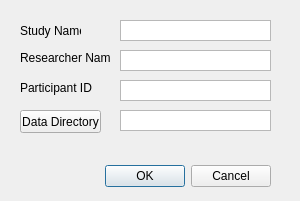
<?xml version="1.0" encoding="UTF-8"?>
<ui version="4.0">
 <class>SessionWindow</class>
 <widget class="QDialog" name="SessionWindow">
  <property name="geometry">
   <rect>
    <x>0</x>
    <y>0</y>
    <width>300</width>
    <height>201</height>
   </rect>
  </property>
  <property name="windowTitle">
   <string>Dialog</string>
  </property>
  <widget class="QDialogButtonBox" name="buttonBox">
   <property name="geometry">
    <rect>
     <x>-70</x>
     <y>160</y>
     <width>341</width>
     <height>32</height>
    </rect>
   </property>
   <property name="orientation">
    <enum>Qt::Horizontal</enum>
   </property>
   <property name="standardButtons">
    <set>QDialogButtonBox::Cancel|QDialogButtonBox::Ok</set>
   </property>
  </widget>
  <widget class="QLabel" name="label">
   <property name="geometry">
    <rect>
     <x>20</x>
     <y>20</y>
     <width>61</width>
     <height>21</height>
    </rect>
   </property>
   <property name="text">
    <string>Study Name</string>
   </property>
  </widget>
  <widget class="QLabel" name="label_2">
   <property name="geometry">
    <rect>
     <x>20</x>
     <y>50</y>
     <width>91</width>
     <height>16</height>
    </rect>
   </property>
   <property name="text">
    <string>Researcher Name</string>
   </property>
  </widget>
  <widget class="QLabel" name="label_3">
   <property name="geometry">
    <rect>
     <x>20</x>
     <y>80</y>
     <width>91</width>
     <height>16</height>
    </rect>
   </property>
   <property name="text">
    <string>Participant ID</string>
   </property>
  </widget>
  <widget class="QTextEdit" name="textEdit">
   <property name="geometry">
    <rect>
     <x>120</x>
     <y>20</y>
     <width>151</width>
     <height>21</height>
    </rect>
   </property>
   <property name="verticalScrollBarPolicy">
    <enum>Qt::ScrollBarAlwaysOff</enum>
   </property>
  </widget>
  <widget class="QTextEdit" name="textEdit_2">
   <property name="geometry">
    <rect>
     <x>120</x>
     <y>50</y>
     <width>151</width>
     <height>21</height>
    </rect>
   </property>
   <property name="verticalScrollBarPolicy">
    <enum>Qt::ScrollBarAlwaysOff</enum>
   </property>
  </widget>
  <widget class="QTextEdit" name="textEdit_3">
   <property name="geometry">
    <rect>
     <x>120</x>
     <y>80</y>
     <width>151</width>
     <height>21</height>
    </rect>
   </property>
   <property name="verticalScrollBarPolicy">
    <enum>Qt::ScrollBarAlwaysOff</enum>
   </property>
  </widget>
  <widget class="QTextEdit" name="textEdit_4">
   <property name="geometry">
    <rect>
     <x>120</x>
     <y>110</y>
     <width>151</width>
     <height>21</height>
    </rect>
   </property>
   <property name="verticalScrollBarPolicy">
    <enum>Qt::ScrollBarAlwaysOff</enum>
   </property>
  </widget>
  <widget class="QPushButton" name="pushButton">
   <property name="geometry">
    <rect>
     <x>20</x>
     <y>110</y>
     <width>81</width>
     <height>23</height>
    </rect>
   </property>
   <property name="text">
    <string>Data Directory</string>
   </property>
  </widget>
 </widget>
 <resources/>
 <connections>
  <connection>
   <sender>buttonBox</sender>
   <signal>accepted()</signal>
   <receiver>SessionWindow</receiver>
   <slot>accept()</slot>
   <hints>
    <hint type="sourcelabel">
     <x>248</x>
     <y>254</y>
    </hint>
    <hint type="destinationlabel">
     <x>157</x>
     <y>274</y>
    </hint>
   </hints>
  </connection>
  <connection>
   <sender>buttonBox</sender>
   <signal>rejected()</signal>
   <receiver>SessionWindow</receiver>
   <slot>reject()</slot>
   <hints>
    <hint type="sourcelabel">
     <x>316</x>
     <y>260</y>
    </hint>
    <hint type="destinationlabel">
     <x>286</x>
     <y>274</y>
    </hint>
   </hints>
  </connection>
 </connections>
</ui>
